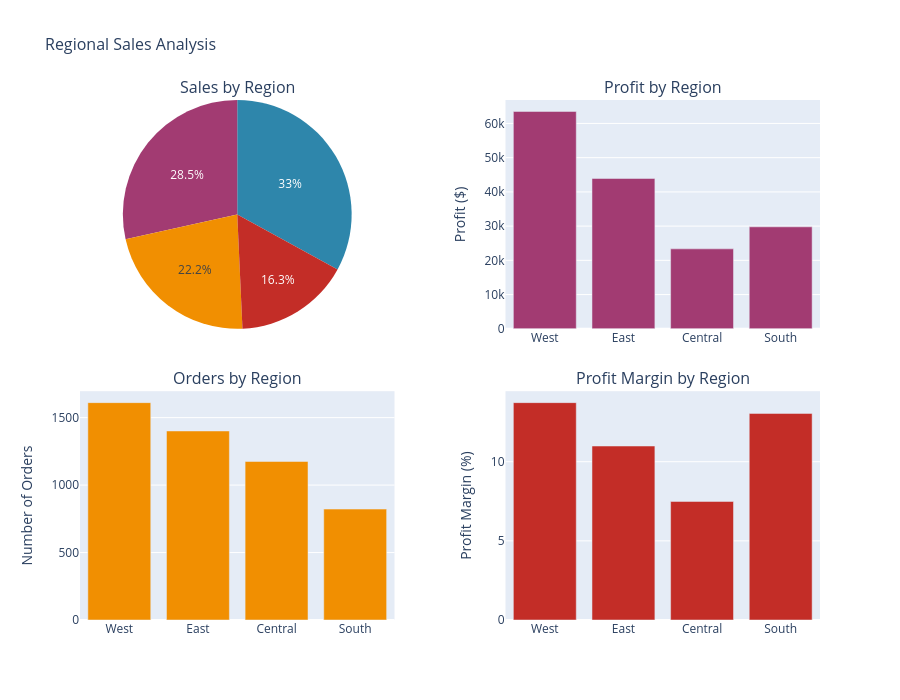

Source (notebook cell):
### Markdown cell above
## 3. Regional Sales Analysis

### Code cell
# Regional sales breakdown
regional = analyzer.analyze_regional_sales()

fig = make_subplots(
    rows=2, cols=2,
    subplot_titles=('Sales by Region', 'Profit by Region',
                    'Orders by Region', 'Profit Margin by Region'),
    specs=[[{'type': 'pie'}, {'type': 'bar'}],
           [{'type': 'bar'}, {'type': 'bar'}]],
    vertical_spacing=0.12,
    horizontal_spacing=0.15
)

# Sales pie chart
fig.add_trace(
    go.Pie(labels=regional['Region'], values=regional['Total_Sales'],
           name='Sales by Region', marker_colors=['#2E86AB', '#A23B72', '#F18F01', '#C32D27']),
    row=1, col=1
)

# Profit by region
fig.add_trace(
    go.Bar(x=regional['Region'], y=regional['Total_Profit'],
           name='Profit', marker_color='#A23B72'),
    row=1, col=2
)

# Orders by region
fig.add_trace(
    go.Bar(x=regional['Region'], y=regional['Unique_Orders'],
           name='Orders', marker_color='#F18F01'),
    row=2, col=1
)

# Profit margin by region
fig.add_trace(
    go.Bar(x=regional['Region'], y=regional['Profit_Margin'],
           name='Profit Margin', marker_color='#C32D27'),
    row=2, col=2
)

fig.update_layout(height=700, showlegend=False,
                  title_text='Regional Sales Analysis',
                  title_font_size=16)

fig.update_yaxes(title_text='Profit ($)', row=1, col=2)
fig.update_yaxes(title_text='Number of Orders', row=2, col=1)
fig.update_yaxes(title_text='Profit Margin (%)', row=2, col=2)

fig.show()

### Figure 1 — Plotly figure (JSON) as saved in the notebook; plotly's stock layout.template omitted (floating-point values rounded to 4 significant figures)
{"data": [{"domain": {"x": [0, 0.425], "y": [0.56, 1]}, "labels": ["West", "East", "Central", "South"], "marker": {"colors": ["#2E86AB", "#A23B72", "#F18F01", "#C32D27"]}, "name": "Sales by Region", "type": "pie", "values": [462400.0, 399500.0, 311700.0, 228400.0]}, {"marker": {"color": "#A23B72"}, "name": "Profit", "type": "bar", "x": ["West", "East", "Central", "South"], "xaxis": "x", "y": [63510.0, 43920.0, 23360.0, 29800.0], "yaxis": "y"}, {"marker": {"color": "#F18F01"}, "name": "Orders", "type": "bar", "x": ["West", "East", "Central", "South"], "xaxis": "x2", "y": [1611, 1401, 1175, 822], "yaxis": "y2"}, {"marker": {"color": "#C32D27"}, "name": "Profit Margin", "type": "bar", "x": ["West", "East", "Central", "South"], "xaxis": "x3", "y": [13.73, 10.99, 7.49, 13.05], "yaxis": "y3"}], "layout": {"annotations": [{"font": {"size": 16}, "showarrow": false, "text": "Sales by Region", "x": 0.2125, "xanchor": "center", "xref": "paper", "y": 1, "yanchor": "bottom", "yref": "paper"}, {"font": {"size": 16}, "showarrow": false, "text": "Profit by Region", "x": 0.7875, "xanchor": "center", "xref": "paper", "y": 1, "yanchor": "bottom", "yref": "paper"}, {"font": {"size": 16}, "showarrow": false, "text": "Orders by Region", "x": 0.2125, "xanchor": "center", "xref": "paper", "y": 0.44, "yanchor": "bottom", "yref": "paper"}, {"font": {"size": 16}, "showarrow": false, "text": "Profit Margin by Region", "x": 0.7875, "xanchor": "center", "xref": "paper", "y": 0.44, "yanchor": "bottom", "yref": "paper"}], "height": 700, "showlegend": false, "title": {"font": {"size": 16}, "text": "Regional Sales Analysis"}, "xaxis": {"anchor": "y", "domain": [0.575, 1]}, "xaxis2": {"anchor": "y2", "domain": [0, 0.425]}, "xaxis3": {"anchor": "y3", "domain": [0.575, 1]}, "yaxis": {"anchor": "x", "domain": [0.56, 1], "title": {"text": "Profit ($)"}}, "yaxis2": {"anchor": "x2", "domain": [0, 0.44], "title": {"text": "Number of Orders"}}, "yaxis3": {"anchor": "x3", "domain": [0, 0.44], "title": {"text": "Profit Margin (%)"}}}}
